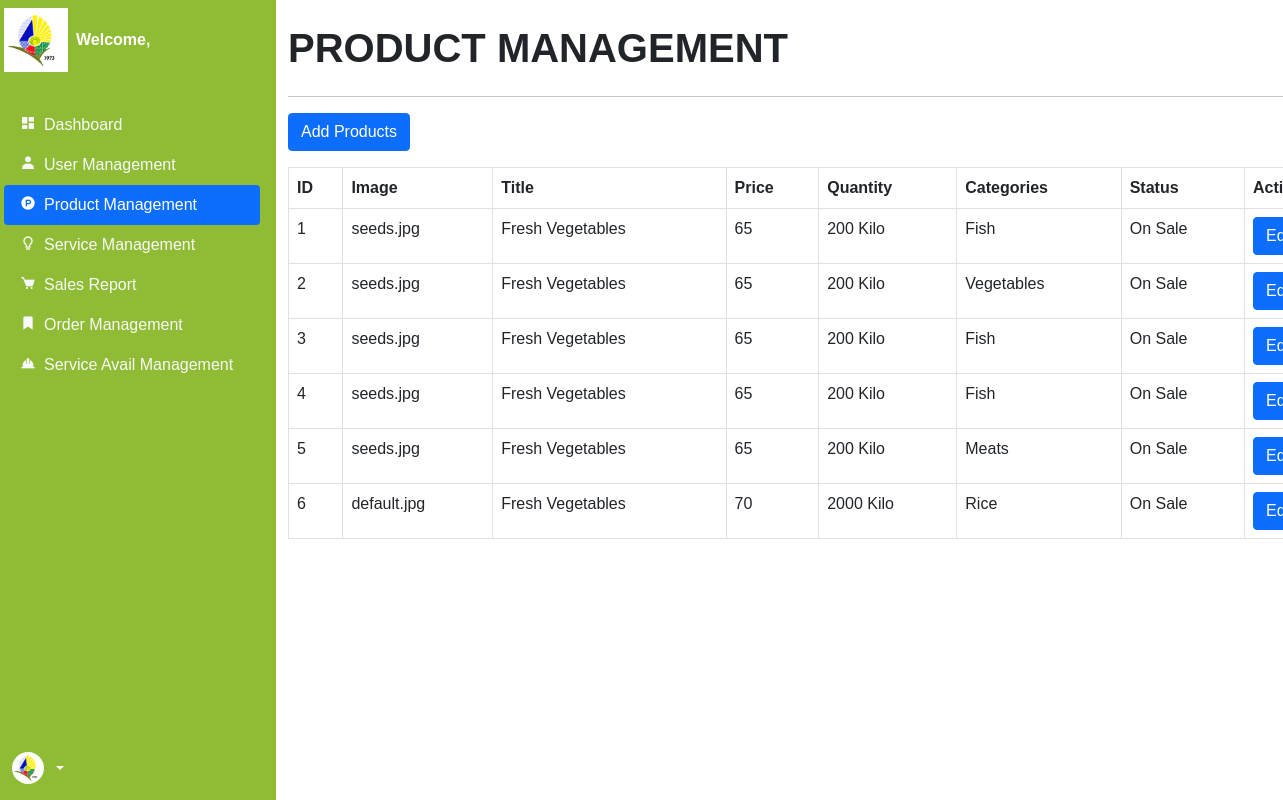
Page /backend/product.php on the committed database.
### tables this page shows
CREATE TABLE `product_list` (
  `id` int(11) NOT NULL,
  `image` varchar(300) NOT NULL,
  `title` varchar(300) NOT NULL,
  `description` varchar(300) NOT NULL,
  `price` int(11) NOT NULL,
  `quantity` int(11) NOT NULL,
  `categories` varchar(255) NOT NULL,
  `harvest` date DEFAULT NULL,
  `timestamp` datetime NOT NULL DEFAULT current_timestamp() ON UPDATE current_timestamp(),
  `unit` text NOT NULL,
  `status` varchar(50) NOT NULL
);

### backend/product.php (the view, shortened to what this page needs)
<?php
    include '../components/backend_header.php';
?>
<body>
    <div class="container-fluid">
    <div class="row flex-nowrap">
            <div class="col-12 col-xl-2 navside">
                <div class="d-flex flex-column align-items-center align-items-sm-start px-3 pt-2 text-white min-vh-100 bg">
                    <div class="d-flex">
                        <img src="../img/logo.png" class="logo me-2" alt="pos">
                        <a href="index.php"
                            class="d-flex align-items-center mb-md-0 me-md-auto text-white text-decoration-none">
                            <span class="fw-bold"><?php echo "Welcome, ", $_SESSION['username']; ?></span>
                        </a>
                    </div>
                    <ul class="nav nav-pills flex-column mb-auto w-100">
                        <li class="nav-item">
                            <a href="dashboard.php" class="nav-link link-light">
                                <i class="bx bxs-dashboard me-2"></i>Dashboard
                            </a>
                        </li>
                        <li class="nav-item">
                            <a href="user.php" class="nav-link link-light">
                                <i class='bx bxs-user me-2'></i>User Management
                            </a>
                        </li>
                        <li class="nav-item">
                            <a href="product.php"  class="nav-link active" aria-current="page">
                                <i class="bx bxl-product-hunt me-2"></i>Product Management
                            </a>
                        </li>
                        <li class="nav-item">
                            <a href="service.php" class="nav-link link-light">
                                <i class="bx bx-bulb me-2"></i>Service Management
                            </a>
                        </li>
                        <li class="nav-item">
                            <a href="sales.php" class="nav-link link-light">
                                <i class="bx bxs-cart me-2"></i>Sales Report
                            </a>
                        </li>
                        <li class="nav-item">
                            <a href="order.php" class="nav-link link-light">
                                <i class='bx bxs-bookmark me-2'></i>Order Management
                            </a>
                        </li>
                        <li class="nav-item">
                            <a href="service_avail.php" class="nav-link link-light">
                                <i class='bx bxs-hard-hat me-2'></i>Service Avail Management
                            </a>
                        </li>
                    </ul>
                    <div class="dropdown drop">
                        <a href="#"
                            class="d-flex align-items-center text-white text-decoration-none dropdown-toggle ms-2"
                            id="dropdownUser2" data-bs-toggle="dropdown" aria-expanded="false">
                            <img src="../img/logo.png" alt="pos" width="32" height="32" class="rounded-circle me-2">
                        </a>
                    </div>
                </div>
            </div>
            <?php
                function fetchProductData($conn, $table) {
                    $query = "SELECT * FROM $table";
                    $result = $conn->query($query);
                    $data = array();
                    while ($row = $result->fetch_assoc()) {
                        $data[] = $row;
                    }
                    return $data;
                }
                $productData = fetchProductData($conn, 'product_list');
            ?>
            <div class="col-12 col-xl-10">
                <div class="col mt-4">
                    <h1 class="mb-4 text-uppercase fw-bolder">Product Management</h1>
                    <hr>
                    <button type="button" class="btn btn-primary mb-3" data-bs-toggle="modal"
                        data-bs-target="#addProductModal">
                        Add Products
                    </button>
                    <div class="row">
                        <div class="col">
                            <div class="table-responsive">
                                <table class="table table-bordered">
                                    <thead>
                                        <tr>
                                            <th>ID</th>
                                            <th>Image</th>
                                            <th>Title</th>
                                            <th>Price</th>
                                            <th>Quantity</th>
                                            <th>Categories</th>
                                            <th>Status</th>
                                            <th>Actions</th>
                                        </tr>
                                    </thead>
                                    <tbody>
                                        <?php foreach ($productData as $product) { ?>
                                        <tr>
                                            <td><?php echo $product['id']; ?></td>
                                            <td><?php echo $product['image']; ?></td>
                                            <td><?php echo $product['title']; ?></td>
                                            <td><?php echo $product['price']; ?></td>
                                            <td><?php echo $product['quantity'] . ' ' . $product['unit']; ?></td>
                                            <td><?php echo $product['categories']; ?></td>
                                            <td><?php echo $product['status'] ?></td>
                                            <td>
                                                <button type="button" class="btn btn-primary" data-bs-toggle="modal"
                                                    data-bs-target="#editProductModal_<?php echo $product['id']; ?>"
                                                    data-id="<?php echo $product['id']; ?>">
                                                    Edit
                                                </button>
                                            </td>
                                        </tr>
                                        <?php } ?>
                                    </tbody>
                                </table>
                            </div>
                        </div>
                    </div>
                </div>
            </div>
        </div>
    </div>
</body>
</html>

### backend/css/dashboard.css (style rules this page uses)
* { margin: 0; padding: 0; box-sizing: border-box; font-family: "Poppins", sans-serif; }
html { width: 100%; margin: 0; background-color: var(--background); }
:root { --text: #000000; --background: #f5f5f5; --primary: #90BC35; --secondary: #FFF78C; --accent: #183D8B; --white: #FFFFFF; }
.container-fluid { padding: 0; }
.container-fluid .row { margin-right: 1rem; }
.container-fluid .bg { background-color: var(--primary); }
.container-fluid .logo { width: 4rem; }
.container-fluid .col-xl-2 { width: 18rem; padding: 0; }
.container-fluid .dropdown { margin-bottom: 1rem; }
.container-fluid .table { width: 75rem; }

### rows in the picture
product_list: id "1", image "seeds.jpg", title "Fresh Vegetables", price "65", quantity "200", unit "Kilo", categories "Fish", status "On Sale"
product_list: id "2", image "seeds.jpg", title "Fresh Vegetables", price "65", quantity "200", unit "Kilo", categories "Vegetables", status "On Sale"
product_list: id "3", image "seeds.jpg", title "Fresh Vegetables", price "65", quantity "200", unit "Kilo", categories "Fish", status "On Sale"
product_list: id "4", image "seeds.jpg", title "Fresh Vegetables", price "65", quantity "200", unit "Kilo", categories "Fish", status "On Sale"
product_list: id "5", image "seeds.jpg", title "Fresh Vegetables", price "65", quantity "200", unit "Kilo", categories "Meats", status "On Sale"
product_list: id "6", image "default.jpg", title "Fresh Vegetables", price "70", quantity "2000", unit "Kilo", categories "Rice", status "On Sale"
